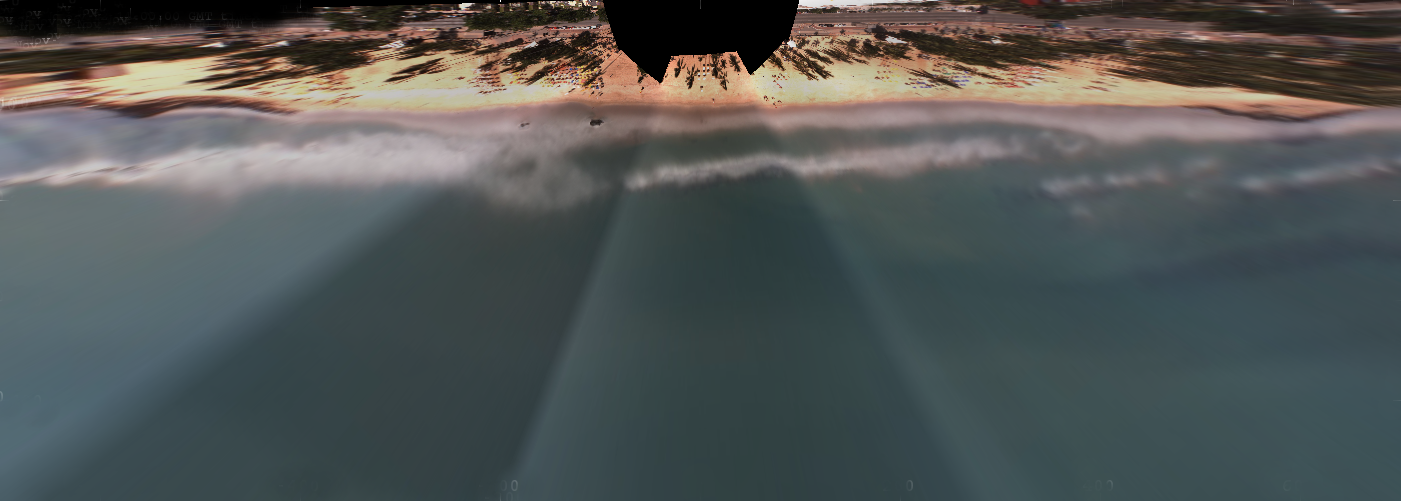
#> input picture Lista Final/imgs/Q5/Merge_Timex_BoaViagem.png, 1401 x 501 px, found by its file name
$ jupyter execute Questao5.ipynb
#> lines starting #> are read from the running program, lines starting #| are printed output that depends on the picture; after the words box and inside, x2 and y2 are one past the last pixel; in counts of white or black regions, pixels touching at a corner belong together
[cell 1]
import cv2
import numpy as np
import matplotlib.pyplot as plt

imagem = cv2.imread('imgs\\Q5\\Merge_Timex_BoaViagem.png')
#> imagem is the input picture: shape (501, 1401, 3); mean B, G, R 86, 86.9, 82.4

# Converter BGR para HSV
imagem_hsv = cv2.cvtColor(imagem, cv2.COLOR_BGR2HSV)
#> imagem_hsv: shape (501, 1401, 3); mean H, S, V 76.8, 57.8, 94.8

# Kernel para operações morfológicas
kernel_3x3 = np.ones((3, 3), np.uint8)
kernel_5x5 = cv2.getStructuringElement(cv2.MORPH_ELLIPSE, (5, 5))
kernel_11x11 = cv2.getStructuringElement(cv2.MORPH_ELLIPSE, (11, 11))
kernel_20x11 = cv2.getStructuringElement(cv2.MORPH_ELLIPSE, (20, 11))

# Faixa para tons avermelhados a alaranjados
tom_vermelhado_inf = np.array([0, 70, 0])
tom_vermelhado_sup = np.array([30, 255, 255])

msk_tom_vermelhado = cv2.inRange(imagem_hsv, tom_vermelhado_inf, tom_vermelhado_sup)
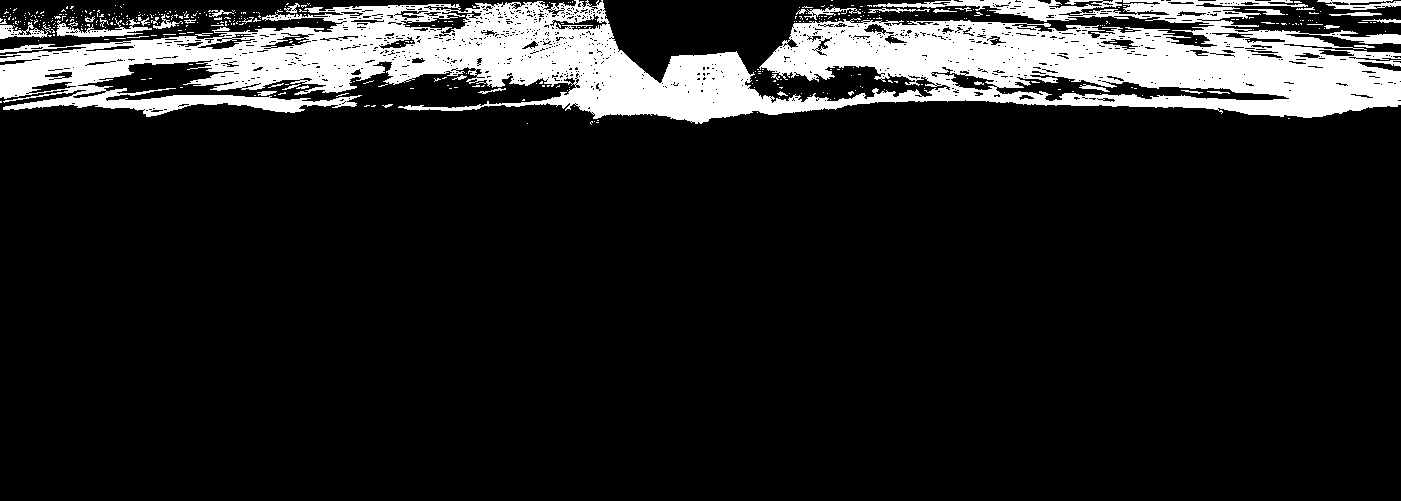
#> msk_tom_vermelhado: shape (501, 1401); 13.3% white; 444 white regions (404 under 20 px), largest, box (x1, y1, x2, y2) and area: (0, 0, 1401, 124) 88805, (56, 18, 152, 37) 668, (1317, 0, 1401, 10) 473

# Utilização de operações mofológicas para ajustes na máscara
msk_tom_vermelhado = cv2.dilate(msk_tom_vermelhado, kernel_3x3, iterations=1)
#> msk_tom_vermelhado: shape (501, 1401); 17% white; 28 white regions (19 under 20 px), largest, box (x1, y1, x2, y2) and area: (0, 0, 1401, 126) 117840, (1316, 0, 1401, 17) 990, (1357, 18, 1401, 24) 227
msk_tom_vermelhado = cv2.morphologyEx(msk_tom_vermelhado, cv2.MORPH_CLOSE, kernel_3x3)
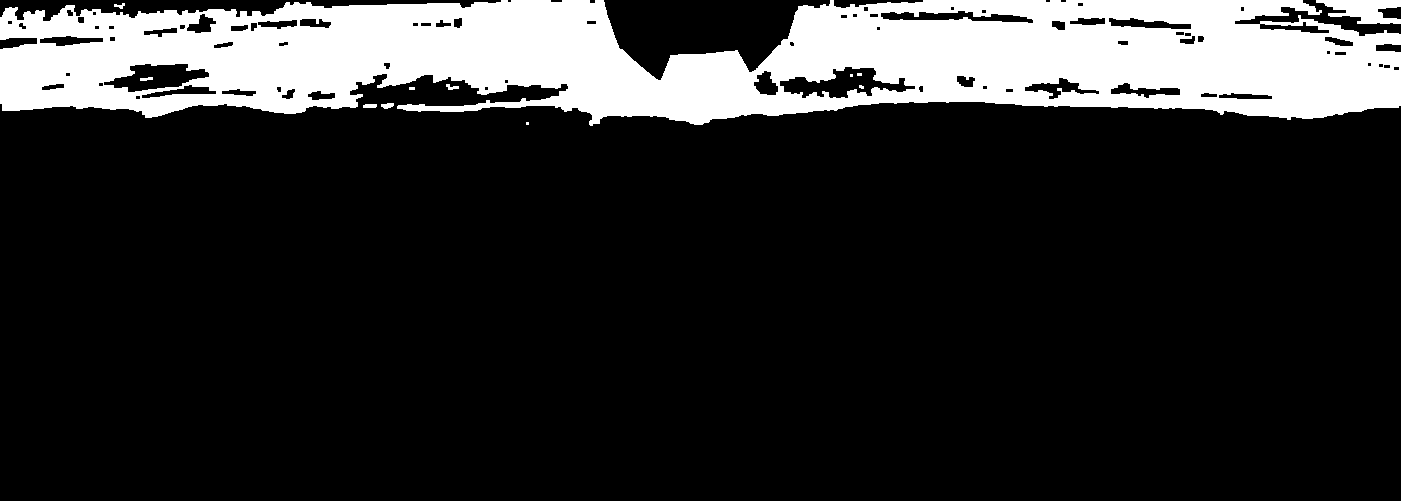
#> msk_tom_vermelhado: shape (501, 1401); 17.4% white; 12 white regions (5 under 20 px), largest, box (x1, y1, x2, y2) and area: (0, 0, 1401, 126) 120557, (1316, 0, 1401, 24) 1294, (381, 103, 394, 109) 57

#----------------------------------------------------------------------------------------------------------
#Faixa para os tons escuros
tom_escuro_inf = np.array([0, 0, 50])
tom_escuro_sup = np.array([180, 255, 255])

msk_tom_escuro = cv2.inRange(imagem_hsv, tom_escuro_inf, tom_escuro_sup)
#> msk_tom_escuro: shape (501, 1401); 93.4% white; 416 black regions (327 under 20 px), largest, box (x1, y1, x2, y2) and area: (0, 0, 594, 39) 14138, (596, 0, 799, 83) 10995, (995, 0, 1401, 37) 5673

# Utilização de operações mofológicas para ajustes na máscara
msk_tom_escuro = cv2.erode(msk_tom_escuro, kernel_3x3, iterations=2)
#> msk_tom_escuro: shape (501, 1401); 89.1% white; 41 black regions, largest, box (x1, y1, x2, y2) and area: (0, 0, 850, 91) 46836, (858, 24, 1401, 100) 15626, (975, 0, 1401, 39) 9136

#----------------------------------------------------------------------------------------------------------
# Faixa para tons de bege/areia clara
tom_bege_inf = np.array([25, 0, 150])
tom_bege_sup = np.array([30, 255, 255])

msk_tom_bege = cv2.inRange(imagem_hsv, tom_bege_inf, tom_bege_sup)
#> msk_tom_bege: shape (501, 1401); 1.4% white; 408 white regions (388 under 20 px), largest, box (x1, y1, x2, y2) and area: (315, 68, 558, 107) 3059, (751, 67, 915, 101) 2305, (88, 63, 223, 93) 1540
# Inverter máscara de bege (areia) para obter a faixa do mar
msk_tom_bege_inv = cv2.bitwise_not(msk_tom_bege)

msk_bege_escuro = cv2.bitwise_and(msk_tom_escuro, msk_tom_bege_inv)
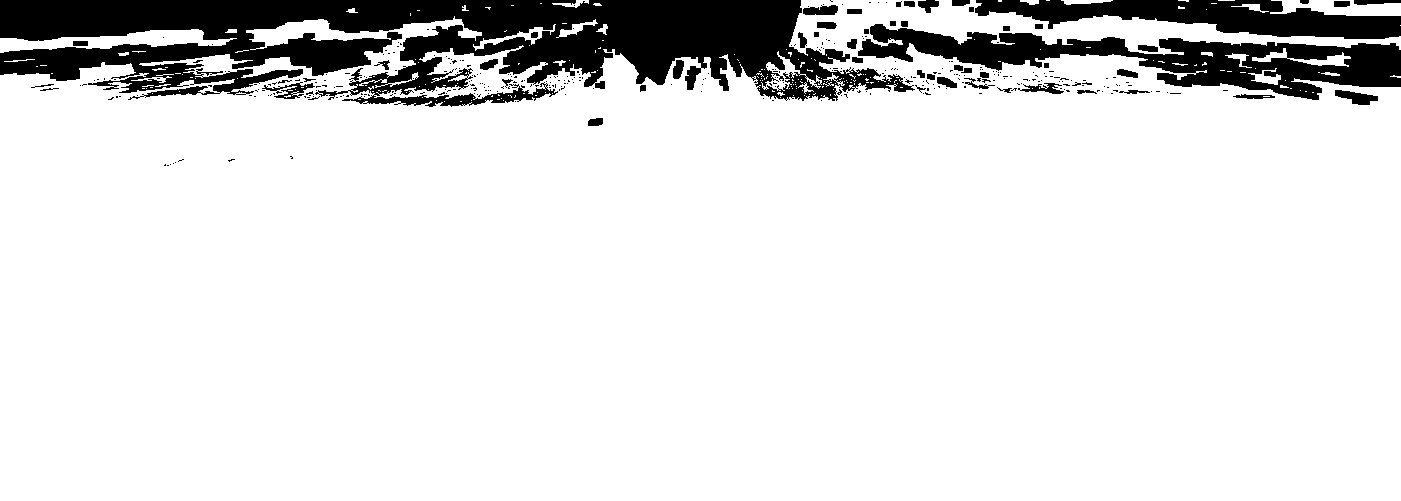
#> msk_bege_escuro: shape (501, 1401); 87.8% white; 360 black regions (307 under 20 px), largest, box (x1, y1, x2, y2) and area: (0, 0, 915, 107) 55860, (858, 24, 1401, 100) 15633, (975, 0, 1401, 39) 9136

# Criar máscara final combinando vermelho-laranja filtrado e areia
msk_final = np.where((msk_tom_vermelhado == 0) & (msk_bege_escuro == 255), 0, 255).astype('uint8')
#> msk_final: shape (501, 1401); 20.9% white; 41 white regions (40 under 20 px), largest, box (x1, y1, x2, y2) and area: (0, 0, 1401, 126) 146385
msk_final_s = msk_final
# Refinar máscara final com erosão e dilatação
msk_final = cv2.morphologyEx(msk_final, cv2.MORPH_OPEN, kernel_5x5)
#> msk_final: shape (501, 1401); 20.6% white; 6 white regions (1 under 20 px), largest, box (x1, y1, x2, y2) and area: (0, 0, 1401, 126) 143964, (367, 96, 399, 109) 255, (150, 80, 159, 86) 42, (124, 78, 131, 84) 32, (843, 84, 849, 90) 26
msk_final = cv2.morphologyEx(msk_final, cv2.MORPH_OPEN, kernel_5x5)
msk_final = cv2.dilate(msk_final, kernel_5x5, iterations=1)
#> msk_final: shape (501, 1401); 22% white; 1 white region, box (x1, y1, x2, y2) and area: (0, 0, 1401, 128) 154225

# Aplicar abertura e fechamento morfológico para limpar máscara final
msk_final = cv2.morphologyEx(msk_final, cv2.MORPH_OPEN, kernel_20x11)
#> msk_final: shape (501, 1401); 21.8% white; 2 white regions, box (x1, y1, x2, y2) and area: (0, 0, 1401, 127) 152814, (367, 95, 397, 108) 280
msk_final = cv2.morphologyEx(msk_final, cv2.MORPH_OPEN, kernel_20x11)
#> msk_final: shape (501, 1401); 21.8% white; 2 white regions, box (x1, y1, x2, y2) and area: (0, 0, 1401, 127) 152821, (368, 95, 397, 108) 267
msk_final = cv2.morphologyEx(msk_final, cv2.MORPH_CLOSE, kernel_20x11)
#> msk_final: shape (501, 1401); 22.3% white; 1 white region, box (x1, y1, x2, y2) and area: (0, 0, 1401, 127) 156834


# Aplicar abertura (erosão seguida de dilatação) para remover pequenos ruídos
msk_final = cv2.morphologyEx(msk_final, cv2.MORPH_OPEN, kernel_11x11, iterations=3)
#> msk_final: shape (501, 1401); 22.3% white; 1 white region, box (x1, y1, x2, y2) and area: (0, 0, 1401, 127) 156800
msk_final = cv2.dilate(msk_final, kernel_5x5, iterations=3)
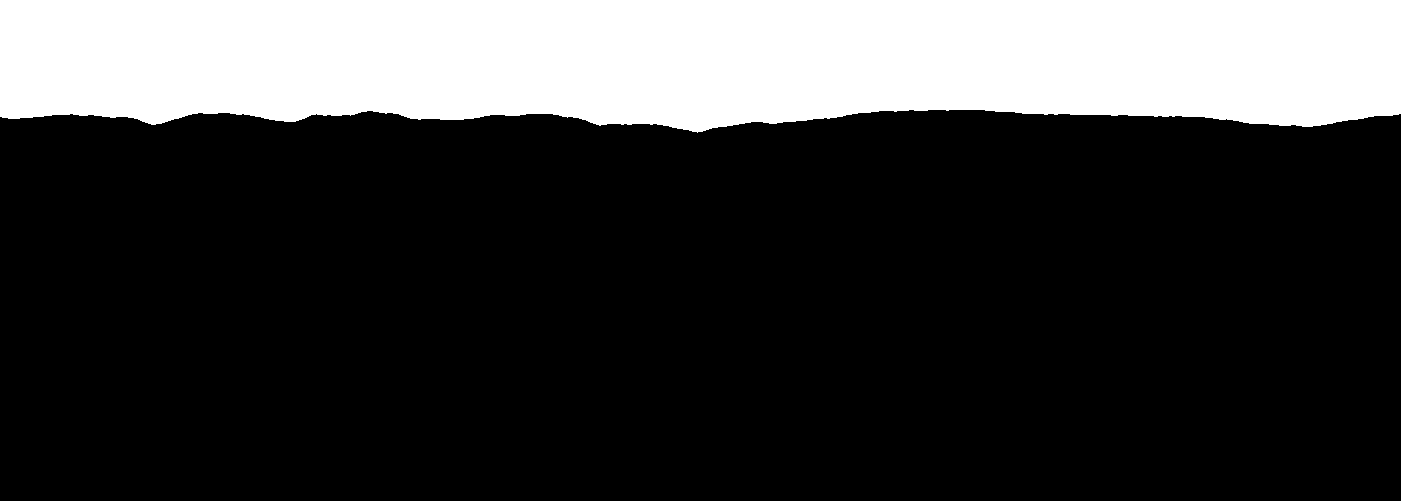
#> msk_final: shape (501, 1401); 23.6% white; 1 white region, box (x1, y1, x2, y2) and area: (0, 0, 1401, 133) 165308
msk_final = cv2.erode(msk_final, kernel_5x5, iterations=3)
#> msk_final: shape (501, 1401); 22.4% white; 1 white region, box (x1, y1, x2, y2) and area: (0, 0, 1401, 127) 156902

[cell 2]
# Mostrar resultados
plt.figure(figsize=(15, 10))
plt.subplot(1, 2, 1)
plt.title('Imagem Original')
plt.imshow(cv2.cvtColor(imagem, cv2.COLOR_BGR2RGB))
plt.axis('off')

plt.subplot(1, 2, 2)
plt.title('Tons avermelhados')
plt.imshow(msk_tom_vermelhado, cmap='gray')
plt.axis('off')
plt.show()
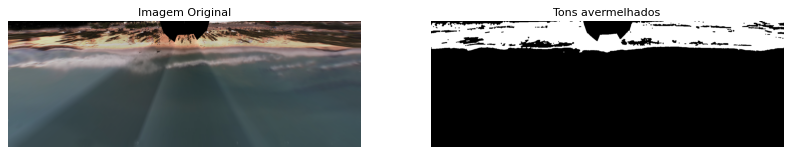
#> figure drawn by matplotlib, 2 panels

plt.figure(figsize=(20, 10))
plt.subplot(1, 3, 1)
plt.title('Tons Escuros')
plt.imshow(msk_tom_escuro, cmap='gray')
plt.axis('off')

plt.subplot(1, 3, 2)
plt.title('Tons claros da areia')
plt.imshow(msk_tom_bege_inv, cmap='gray')
plt.axis('off')

plt.subplot(1, 3, 3)
plt.title('Fusão das máscaras')
plt.imshow(msk_bege_escuro, cmap='gray')
plt.axis('off')
plt.show()

plt.figure(figsize=(15, 10))
plt.subplot(1, 2, 1)
plt.title('Resultado da subtração das máscaras')
plt.imshow(msk_final_s, cmap='gray')
plt.axis('off')

plt.subplot(1, 2, 2)
plt.title('Resultado Final após operações morfológicas')
plt.imshow(msk_final, cmap='gray')
plt.axis('off')
plt.show()

[cell 3]
# Definir limiares baixo e alto para o Canny
threshold1 = 50
threshold2 = 150

# Aplicar detector de bordas Canny na máscara (que deve ser imagem em escala de cinza)
edges = cv2.Canny(msk_final, threshold1, threshold2)
#> edges: shape (501, 1401); 0.2% white in thin lines or dots, all inside (x1, y1, x2, y2) = (0, 103, 1401, 127)

kernel_3x3 = np.ones((3,3), np.uint8)

# Dilatar as bordas para engrossar o contorno
edges = cv2.dilate(edges, kernel_3x3, iterations=1)
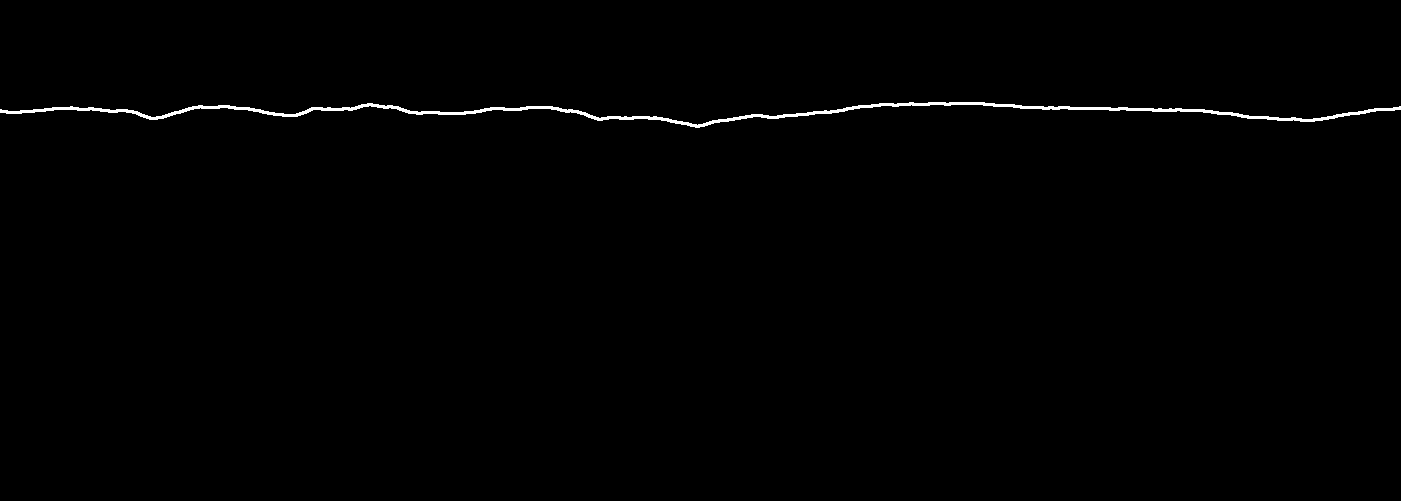
#> edges: shape (501, 1401); 0.65% white; 1 white region, box (x1, y1, x2, y2) and area: (0, 102, 1401, 128) 4585

# Mostrar resultado das bordas
plt.figure(figsize=(10, 6))
plt.title('Bordas Detectadas - Canny')
plt.imshow(edges, cmap='gray')
plt.axis('off')
plt.show()

# Criar cópia da imagem original
img_final = imagem.copy()

# Para os pixels onde edges == 255, colocar branco ([255, 255, 255])
img_final[edges == 255] = [255, 255, 255]
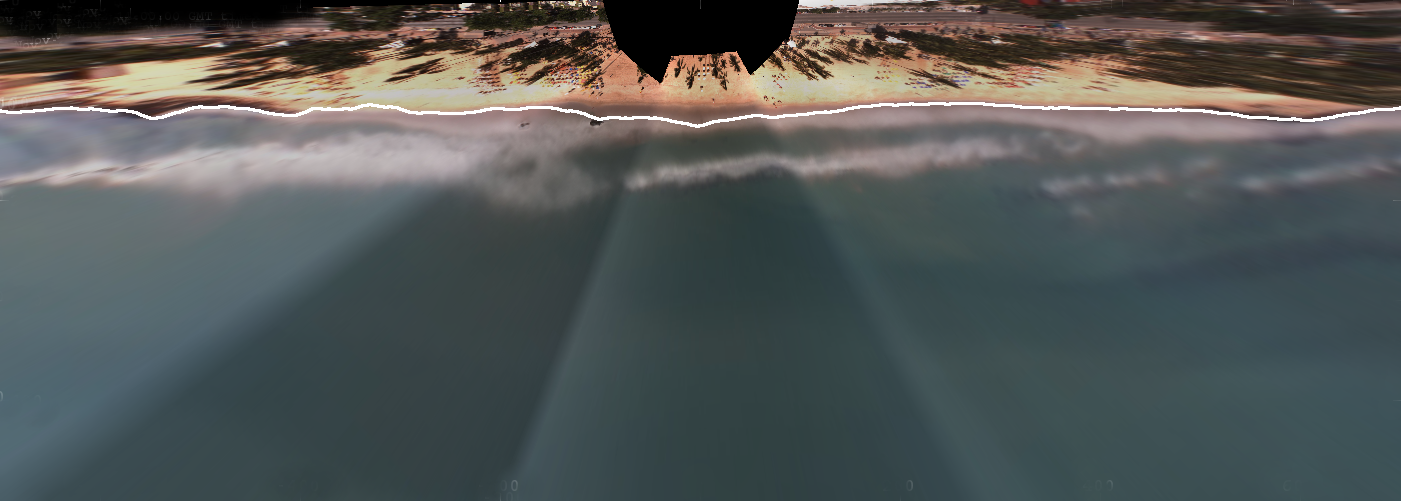
#> img_final: shape (501, 1401, 3); 0.65% of pixels changed, all inside (x1, y1, x2, y2) = (0, 102, 1401, 128)

# Exibir imagem resultante (colorida)
plt.figure(figsize=(8,6))
plt.title("Resultado Final - Contorno sobreposto a imagem")
plt.imshow(cv2.cvtColor(img_final, cv2.COLOR_BGR2RGB))  # converter para RGB para matplotlib
plt.axis('off')
plt.show()

[cell 4]
def visualizar_faixa_hsv(h_inf, h_sup, s_inf, s_sup, v_inf, v_sup):

#> called with h_inf = 0, h_sup = 30, s_inf = 70, s_sup = 255, v_inf = 0, v_sup = 255
    altura, largura = 50, 150  # Dimensão da imagem

    # Criando imagem Hue (variação horizontal)
    hsv_h = np.zeros((altura, largura, 3), dtype=np.uint8)
    for x in range(largura):
        h = int(h_inf + (x / largura) * (h_sup - h_inf))
        hsv_h[:, x] = [h, 255, 255]  # Saturação e Valor fixos no máximo

    # Criando imagem fixa variando Saturação e Brilho
    hsv_sv = np.zeros((altura, largura, 3), dtype=np.uint8)
    cor_fixa = (h_inf + h_sup) // 2  # Matiz médio como referência de cor fixa
    for y in range(altura):
        for x in range(largura):
            s = int(s_inf + (x / largura) * (s_sup - s_inf))
            v = int(v_inf + (y / altura) * (v_sup - v_inf))
            hsv_sv[y, x] = [cor_fixa, s, v]

    # Convertendo para RGB para exibição
    rgb_h = cv2.cvtColor(hsv_h, cv2.COLOR_HSV2RGB)
    rgb_sv = cv2.cvtColor(hsv_sv, cv2.COLOR_HSV2RGB)

    # Criando os gráficos
    fig, axes = plt.subplots(1, 2, figsize=(10, 5))

    axes[0].imshow(rgb_h)
    axes[0].set_title("Faixa de Matiz (Hue)")
    axes[0].axis("off")

    axes[1].imshow(rgb_sv)
    axes[1].set_title(f"Exemplo\n Cor fixa H={cor_fixa} variando em Saturação e Brilho")
    axes[1].axis("off")

    plt.tight_layout()
    plt.show()

# Exemplo de uso da função
visualizar_faixa_hsv(0, 30, 70, 255, 0, 255)
visualizar_faixa_hsv(0, 180, 0, 255, 0, 50)
visualizar_faixa_hsv(25, 30, 0, 255, 150, 255)
#> call 3 of visualizar_faixa_hsv, with h_inf = 25, h_sup = 30, s_inf = 0, s_sup = 255, v_inf = 150, v_sup = 255
#> in visualizar_faixa_hsv (call 3), `rgb_h = cv2.cvtColor(hsv_h, cv2.COLOR_HSV2RGB)`:
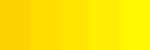
#> rgb_h: shape (50, 150, 3); mean R, G, B 255, 229.3, 0
#> in visualizar_faixa_hsv (call 3), `rgb_sv = cv2.cvtColor(hsv_sv, cv2.COLOR_HSV2RGB)`:
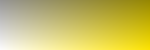
#> rgb_sv: shape (50, 150, 3); mean R, G, B 201, 190.6, 101.1

$ run again, with Lista Final/imgs/Q5/untitled2.png copied over Lista Final/imgs/Q5/Merge_Timex_BoaViagem.png
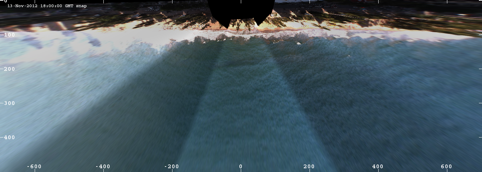
#> input picture Lista Final/imgs/Q5/untitled2.png, 482 x 172 px, found by its file name
#> imagem is the input picture: shape (172, 482, 3); mean B, G, R 102.9, 93.7, 76
#> imagem_hsv: shape (172, 482, 3); mean H, S, V 88.9, 84.5, 105.8
#> `msk_tom_vermelhado = cv2.inRange(imagem_hsv, tom_vermelhado_inf, tom_v..`:
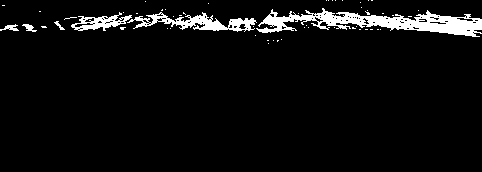
#> msk_tom_vermelhado: shape (172, 482); 5.5% white; 56 white regions (50 under 20 px), largest, box (x1, y1, x2, y2) and area: (256, 8, 482, 37) 2760, (127, 12, 257, 32) 1016, (71, 12, 132, 31) 485, (0, 24, 19, 31) 66, (22, 24, 37, 32) 58, (54, 21, 65, 30) 34
#> msk_tom_bege: shape (172, 482); 0.87% white in thin lines or dots, all inside (x1, y1, x2, y2) = (12, 14, 462, 62)
#> msk_bege_escuro: shape (172, 482); 84.3% white; 118 black regions (113 under 20 px), largest, box (x1, y1, x2, y2) and area: (0, 0, 482, 36) 12663, (37, 28, 51, 34) 29, (93, 30, 102, 37) 24, (23, 57, 37, 61) 23, (267, 24, 277, 29) 21
#> `img_final[edges == 255] = [255, 255, 255]`:
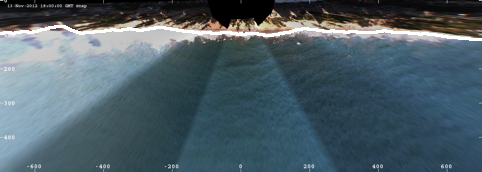
#> img_final: shape (172, 482, 3); 1.92% of pixels changed, all inside (x1, y1, x2, y2) = (0, 25, 482, 41)

$ run again, with Lista Final/imgs/Q5/untitled3.png copied over Lista Final/imgs/Q5/Merge_Timex_BoaViagem.png
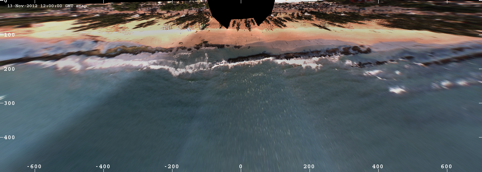
#> input picture Lista Final/imgs/Q5/untitled3.png, 482 x 172 px, found by its file name
#> imagem is the input picture: shape (172, 482, 3); mean B, G, R 93.3, 91.4, 86.8
#> imagem_hsv: shape (172, 482, 3); mean H, S, V 79.3, 69.2, 103.9
#> `msk_tom_vermelhado = cv2.inRange(imagem_hsv, tom_vermelhado_inf, tom_v..`:
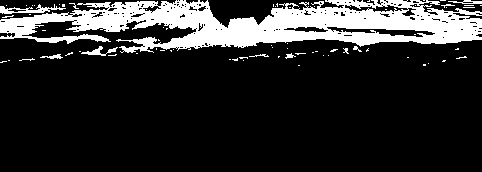
#> msk_tom_vermelhado: shape (172, 482); 17.6% white; 73 white regions (64 under 20 px), largest, box (x1, y1, x2, y2) and area: (0, 0, 482, 53) 13621, (0, 4, 66, 14) 256, (81, 46, 118, 56) 131
#> msk_tom_bege: shape (172, 482); 1.6% white in thin lines or dots, all inside (x1, y1, x2, y2) = (0, 0, 431, 92)
#> msk_bege_escuro: shape (172, 482); 80.4% white; 67 black regions (49 under 20 px), largest, box (x1, y1, x2, y2) and area: (0, 0, 482, 41) 11780, (225, 48, 338, 64) 996, (0, 14, 76, 38) 906
#> `img_final[edges == 255] = [255, 255, 255]`:
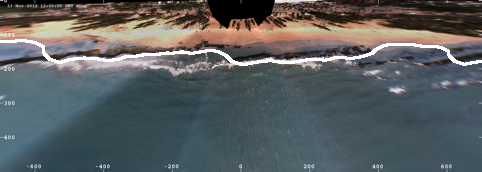
#> img_final: shape (172, 482, 3); 2.05% of pixels changed, all inside (x1, y1, x2, y2) = (0, 39, 482, 66)
